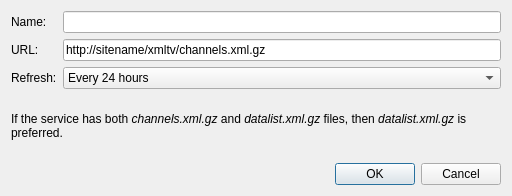
<?xml version="1.0" encoding="UTF-8"?>
<ui version="4.0">
 <class>ServiceEditor</class>
 <widget class="QDialog" name="ServiceEditor">
  <property name="geometry">
   <rect>
    <x>0</x>
    <y>0</y>
    <width>512</width>
    <height>196</height>
   </rect>
  </property>
  <property name="windowTitle">
   <string>Edit Service</string>
  </property>
  <layout class="QVBoxLayout" name="verticalLayout">
   <item>
    <layout class="QFormLayout" name="formLayout">
     <item row="0" column="0">
      <widget class="QLabel" name="label">
       <property name="text">
        <string>Name:</string>
       </property>
      </widget>
     </item>
     <item row="0" column="1">
      <widget class="QLineEdit" name="serviceName"/>
     </item>
     <item row="1" column="0">
      <widget class="QLabel" name="label_2">
       <property name="text">
        <string>URL:</string>
       </property>
      </widget>
     </item>
     <item row="1" column="1">
      <widget class="QLineEdit" name="serviceUrl">
       <property name="text">
        <string>http://sitename/xmltv/channels.xml.gz</string>
       </property>
      </widget>
     </item>
     <item row="2" column="0">
      <widget class="QLabel" name="label_3">
       <property name="text">
        <string>Refresh:</string>
       </property>
      </widget>
     </item>
     <item row="2" column="1">
      <widget class="QComboBox" name="refreshTime">
       <property name="currentIndex">
        <number>3</number>
       </property>
       <item>
        <property name="text">
         <string>Every 3 hours</string>
        </property>
       </item>
       <item>
        <property name="text">
         <string>Every 6 hours</string>
        </property>
       </item>
       <item>
        <property name="text">
         <string>Every 12 hours</string>
        </property>
       </item>
       <item>
        <property name="text">
         <string>Every 24 hours</string>
        </property>
       </item>
       <item>
        <property name="text">
         <string>Every 48 hours</string>
        </property>
       </item>
      </widget>
     </item>
    </layout>
   </item>
   <item>
    <widget class="QLabel" name="label_4">
     <property name="sizePolicy">
      <sizepolicy hsizetype="Preferred" vsizetype="Preferred">
       <horstretch>0</horstretch>
       <verstretch>0</verstretch>
      </sizepolicy>
     </property>
     <property name="text">
      <string>If the service has both &lt;i&gt;channels.xml.gz&lt;/i&gt; and &lt;i&gt;datalist.xml.gz&lt;/i&gt; files, then &lt;i&gt;datalist.xml.gz&lt;/i&gt; is preferred.</string>
     </property>
     <property name="wordWrap">
      <bool>true</bool>
     </property>
    </widget>
   </item>
   <item>
    <widget class="QDialogButtonBox" name="buttonBox">
     <property name="orientation">
      <enum>Qt::Horizontal</enum>
     </property>
     <property name="standardButtons">
      <set>QDialogButtonBox::Cancel|QDialogButtonBox::Ok</set>
     </property>
    </widget>
   </item>
  </layout>
 </widget>
 <tabstops>
  <tabstop>serviceName</tabstop>
  <tabstop>serviceUrl</tabstop>
  <tabstop>refreshTime</tabstop>
  <tabstop>buttonBox</tabstop>
 </tabstops>
 <resources/>
 <connections>
  <connection>
   <sender>buttonBox</sender>
   <signal>accepted()</signal>
   <receiver>ServiceEditor</receiver>
   <slot>accept()</slot>
   <hints>
    <hint type="sourcelabel">
     <x>248</x>
     <y>254</y>
    </hint>
    <hint type="destinationlabel">
     <x>157</x>
     <y>274</y>
    </hint>
   </hints>
  </connection>
  <connection>
   <sender>buttonBox</sender>
   <signal>rejected()</signal>
   <receiver>ServiceEditor</receiver>
   <slot>reject()</slot>
   <hints>
    <hint type="sourcelabel">
     <x>316</x>
     <y>260</y>
    </hint>
    <hint type="destinationlabel">
     <x>286</x>
     <y>274</y>
    </hint>
   </hints>
  </connection>
 </connections>
</ui>
